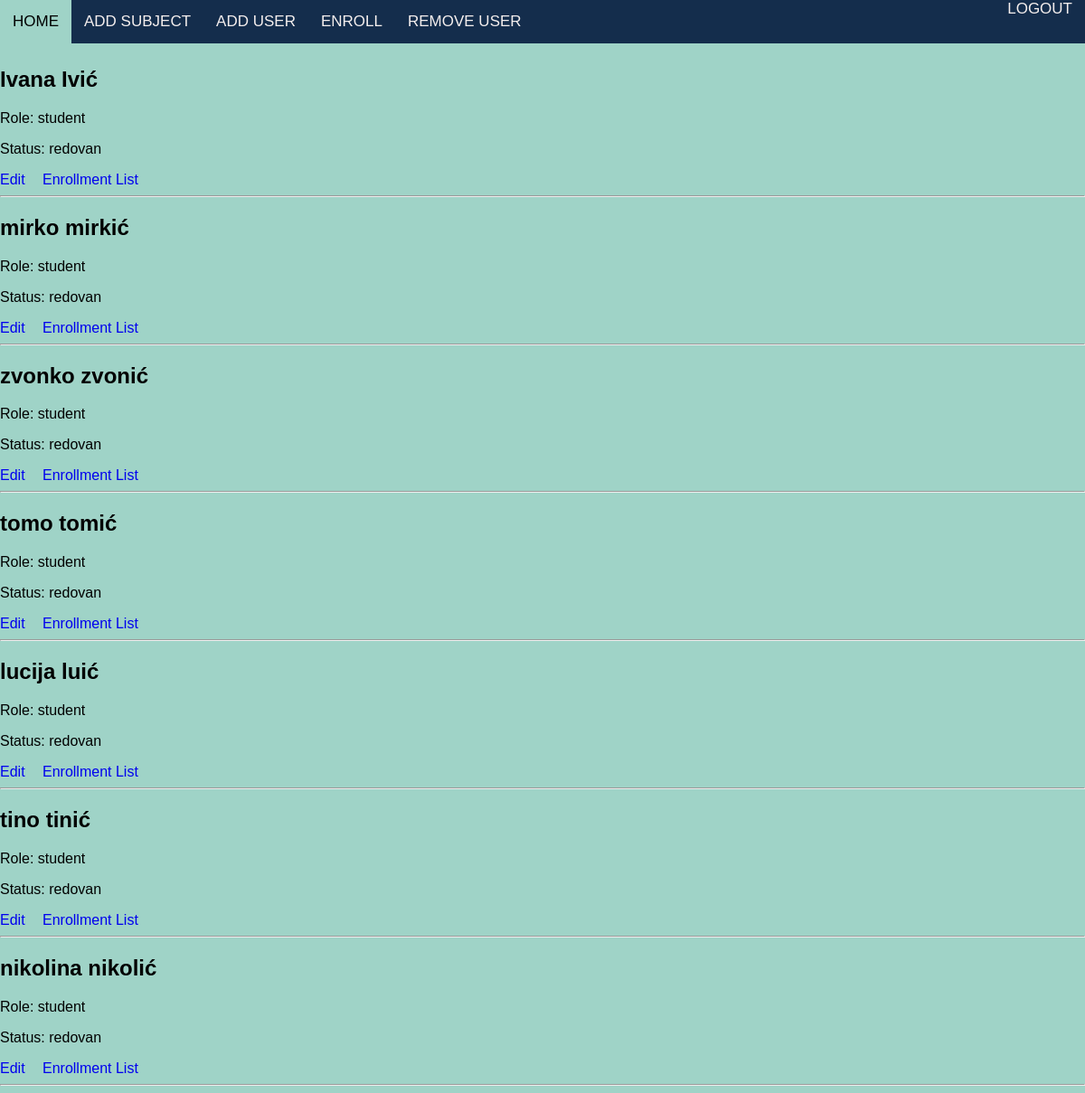
The app's page /students/ (signed in) with its own data.
### EnrollmentApp/models.py (models this page shows, shortened)
class Korisnici(AbstractUser):
    class RoleChoices(Enum):
        ADMINISTRATOR = 'administrator'
        PROFESOR = 'profesor'
        STUDENT = 'student'
    class StatusChoices(Enum):
        NONE = 'none'
        REDOVAN = 'redovan'
        IZVANREDAN = 'izvanredan'
    role = models.CharField(max_length=20, choices=[(role.value, role.name) for role in RoleChoices])
    status = models.CharField(max_length=20, choices=[(status.value, status.name) for status in StatusChoices])
    user_permissions = models.ManyToManyField(
        Permission,
        verbose_name='user permissions',
        blank=True,
        related_name='korisnici_set'
    )
    groups = models.ManyToManyField(
        'auth.Group',
        verbose_name='groups',
        blank=True,
        related_name='korisnici_set'
    )
    @classmethod
    def get_students(cls):
        return cls.objects.filter(role=cls.RoleChoices.STUDENT.value)

### EnrollmentApp/views.py (the view)
# urls.py: path('students/', views.student_list, name='student_list'),
@login_required
@user_passes_test(check_admin)
def student_list(request):
    students = Korisnici.get_students()
    return render(request, 'student_list.html', {'students': students})

### EnrollmentApp/views.py (called while the page is built)
def check_admin(user):
    return user.role == 'administrator'

### EnrollmentApp/templates/student_list.html (shortened to what this page needs)
{% load static %}
<!DOCTYPE html>
<html>
<head>
    <link rel="stylesheet" type="text/css" href="{% static 'css/style.css' %}">
</head>
<body>
    <nav>
        <div class="nav-left">
            <a href="{% url 'success' %}">HOME</a>
            <a href="{% url 'add_subject' %}">ADD SUBJECT</a>
            <a href="{% url 'add_user' %}">ADD USER</a>
            <a href="{% url 'create_enrollment' %}"> ENROLL</a>
            <a href="{% url 'user_list' %}">REMOVE USER</a>
        </div>
        <div class="nav-right">
            <a href="{% url 'logout' %}" class="logout">LOGOUT</a>
        </div>
    </nav>
    <br>
    <br>
    <br>
    {% for student in students %}
    <div class="student-info">
        <h2>{{ student.first_name }} {{ student.last_name }}</h2>
        <p>Role: {{ student.role }}</p>
        <p>Status: {{ student.status }}</p>
        <a href="{% url 'edit_student' student.id %}" class="list" >Edit  </a>
        <a href="{% url 'enrollment_list' student.id %}" class="list">Enrollment List</a>
    </div>
    <hr>
    {% endfor %}
</body>
</html>

### static/css/style.css (style rules this page uses)
body { font-family: Arial, sans-serif; background-color: #9fd3c7; margin: 0px; padding: 0px; }
nav { position: fixed; overflow: hidden; top: 0; width: 100%; display: flex; flex-wrap: wrap; background-color: #142d4c; color: rgb(245, 239, 238); z-index: 100; }
.nav-left { display: flex; }
.nav-right { margin-left: auto; }
nav a { text-align: center; padding: 14px; text-decoration: none; font-size: 17px; overflow: hidden; color: rgb(245, 239, 238); }
.list { text-decoration: none; }

### records on screen
Korisnici: first_name "Ivana", last_name "Ivić", role "student", status "redovan"
Korisnici: first_name "mirko", last_name "mirkić", role "student", status "redovan"
Korisnici: first_name "zvonko", last_name "zvonić", role "student", status "redovan"
Korisnici: first_name "tomo", last_name "tomić", role "student", status "redovan"
Korisnici: first_name "lucija", last_name "luić", role "student", status "redovan"
Korisnici: first_name "tino", last_name "tinić", role "student", status "redovan"
Korisnici: first_name "nikolina", last_name "nikolić", role "student", status "redovan"
